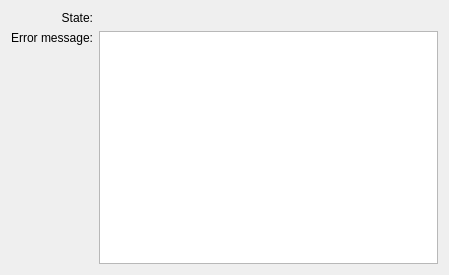
<?xml version="1.0" encoding="UTF-8"?>
<ui version="4.0">
 <class>ExtensionSystem::Internal::PluginErrorView</class>
 <widget class="QWidget" name="ExtensionSystem::Internal::PluginErrorView">
  <property name="geometry">
   <rect>
    <x>0</x>
    <y>0</y>
    <width>449</width>
    <height>275</height>
   </rect>
  </property>
  <property name="windowTitle">
   <string>Form</string>
  </property>
  <layout class="QGridLayout" name="gridLayout">
   <item row="0" column="0">
    <widget class="QLabel" name="label">
     <property name="text">
      <string>State:</string>
     </property>
     <property name="alignment">
      <set>Qt::AlignRight|Qt::AlignTrailing|Qt::AlignVCenter</set>
     </property>
    </widget>
   </item>
   <item row="0" column="1">
    <widget class="QLabel" name="state"/>
   </item>
   <item row="1" column="0">
    <layout class="QVBoxLayout" name="verticalLayout_3">
     <item>
      <widget class="QLabel" name="label_4">
       <property name="text">
        <string>Error message:</string>
       </property>
       <property name="alignment">
        <set>Qt::AlignRight|Qt::AlignTrailing|Qt::AlignVCenter</set>
       </property>
      </widget>
     </item>
     <item>
      <spacer name="verticalSpacer_3">
       <property name="orientation">
        <enum>Qt::Vertical</enum>
       </property>
       <property name="sizeHint" stdset="0">
        <size>
         <width>20</width>
         <height>40</height>
        </size>
       </property>
      </spacer>
     </item>
    </layout>
   </item>
   <item row="1" column="1">
    <widget class="QTextEdit" name="errorString">
     <property name="tabChangesFocus">
      <bool>true</bool>
     </property>
     <property name="readOnly">
      <bool>true</bool>
     </property>
    </widget>
   </item>
  </layout>
 </widget>
 <resources/>
 <connections/>
</ui>
